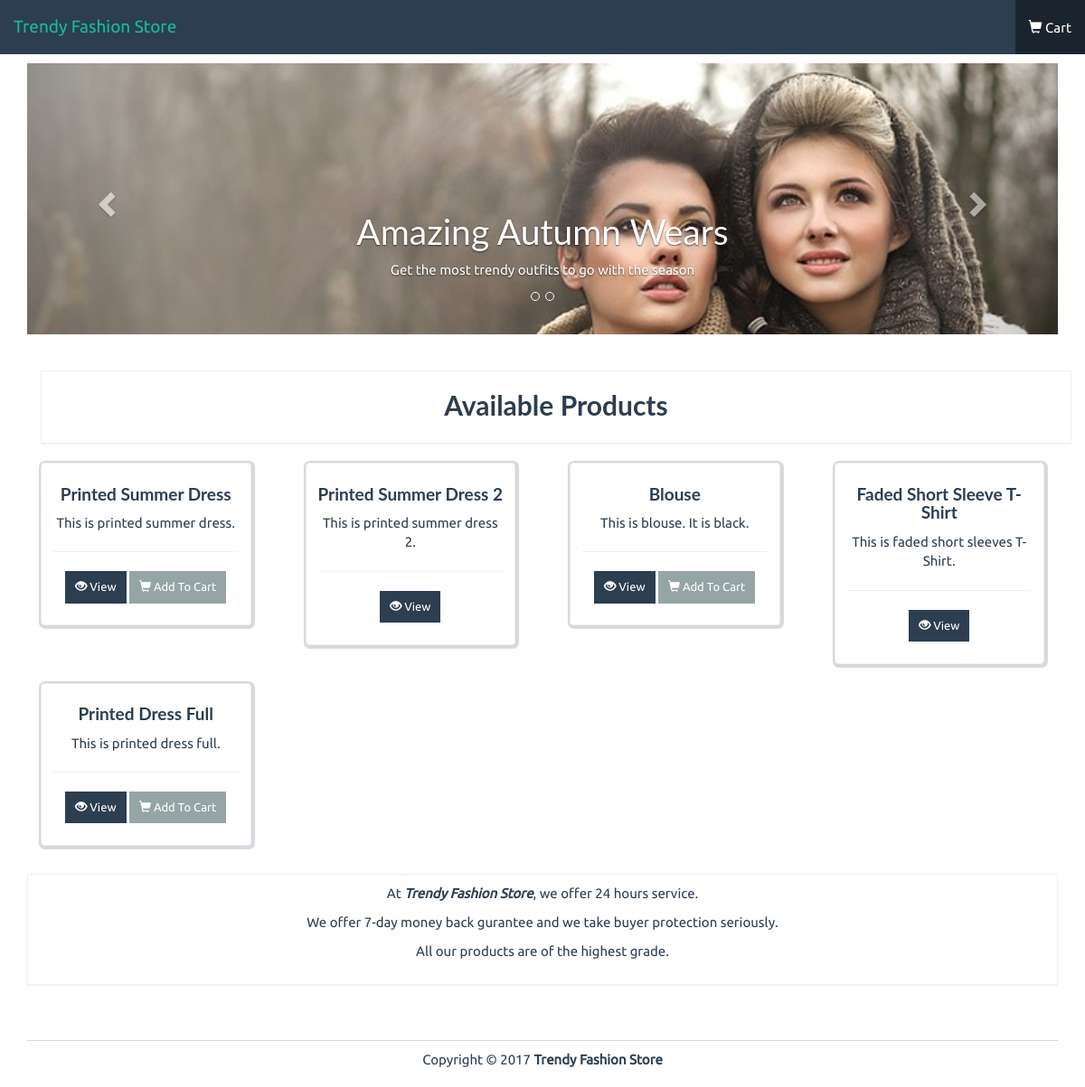
The app's page /, older data.
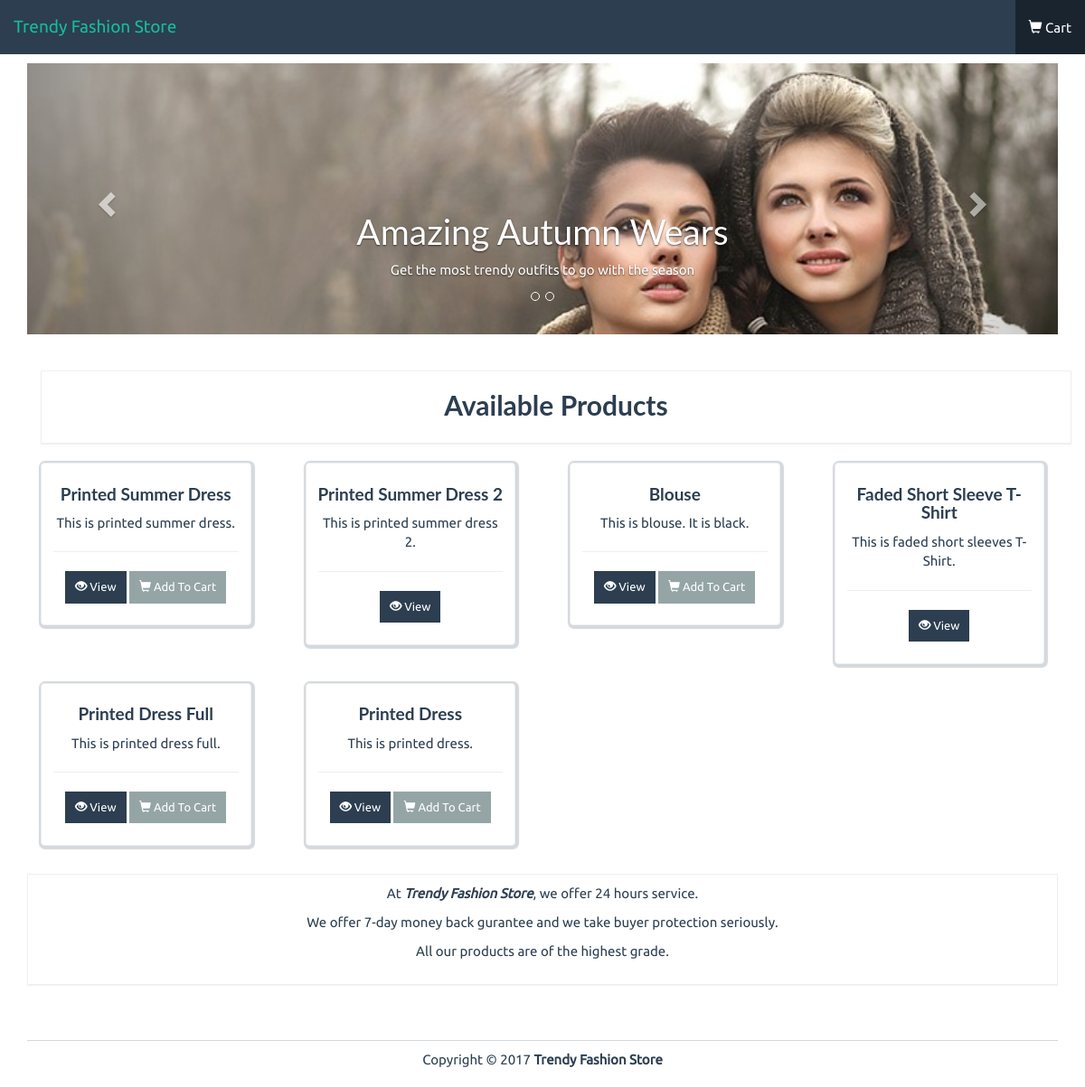
The same page, newer data.
### dao/model/models.py (models this page shows)
class Product(db.Model):
    id = db.Column(db.Integer, primary_key=True)
    name = db.Column(db.String(50), unique=True)
    price = db.Column(db.Integer)
    stock = db.Column(db.Integer)
    description = db.Column(db.String(500))
    image = db.Column(db.String(100))
    orders = db.relationship('OrderItem', backref='product', lazy=True)

### app.py (the view)
    @app.route('/')
    def index():
        products = db.session.query(Product).all()
        return render_template('index.html', products=products), 200

### app.py (called while the page is built)
def create_app(config: Config) -> Flask:
    app = Flask(__name__)
    app.config.from_object(config)
    app.app_context().push()
    @app.route('/')
    def index():
        products = db.session.query(Product).all()
        return render_template('index.html', products=products), 200
    api = Api(app=app, title='Store', doc='/docs')
    api.add_namespace(admin_ns)
    api.add_namespace(store_ns)
    db.init_app(app)
    Migrate(app, db)
    configure_uploads(app, photos)
    @app.context_processor
    def utility_processor():
        count = 0
        if session.get('cart'):
            for item in session['cart']:
                count += item['quantity']
        return dict(count=count)
    return app

### templates/index.html (shortened to what this page needs)
{% extends "base.html" %}
{% block body %}
<div class="row">
	<div class="col-lg-12">
		<div id="carousel-id" class="carousel slide" data-ride="carousel">
			<ol class="carousel-indicators">
				<li data-target="#carousel-id" data-slide-to="0" class=""></li>
				<li data-target="#carousel-id" data-slide-to="1" class=""></li>
			</ol>
			<div class="carousel-inner">
				<div class="item active" style="height: 300px;">
					<img alt="First slide" src="{{ url_for('static', filename='imgs/1.jpg') }}" style="width: 100%;">
					<div class="container">
						<div class="carousel-caption">
							<h1>Amazing Autumn Wears</h1>
							<p>
								Get the most trendy outfits to go with the season
							</p>
						</div>
					</div>
				</div>
			</div>
			<a class="left carousel-control" href="#carousel-id" data-slide="prev"><span class="glyphicon glyphicon-chevron-left"></span></a>
			<a class="right carousel-control" href="#carousel-id" data-slide="next"><span class="glyphicon glyphicon-chevron-right"></span></a>
		</div>
	</div>
</div>
<div class="container" style="margin-top: 40px !important;">
	<div class="row">
		<div class="col-lg-12">
			<div class="panel panel-default">
				<div class="panel-body">
					<h4 class="text-center pageTitle">Available Products</h4>
				</div>
			</div>
		</div>
	</div>
</div>
<div class="row">
	{% for product in products %}
	<div class="col-lg-3">
		<div class="col-xs-12 col-sm-12 col-md-12 col-lg-12">
			<div class="thumbnail">
				<div class="caption text-center">
					<h4 class="bold">{{ product.name }}</h4>
					<p>
						{{ product.description }}
					</p>
					<hr />
					<p>
						<a href="{{ url_for('store_product_item', pid=product.id) }}" class="btn btn-primary btn-sm">
							<i class="glyphicon glyphicon-eye-open"></i> View
						</a>
						{% if product.stock > 0 %}
						<a href="{{ url_for('store_quick_add', qid=product.id) }}" class="btn btn-default btn-sm">
							<i class="glyphicon glyphicon-shopping-cart"></i> Add To Cart
						</a>
						{% endif %}
					</p>
				</div>
			</div>
		</div>
	</div>
	{% endfor %}
</div>
<div class="row pad">
	<div class="col-lg-12">
		<div class="panel panel-default">
			<div class="panel-body text-center">
				<p>At <strong><em>Trendy Fashion Store</em></strong>, we offer 24 hours service.</p>
				<p>We offer 7-day money back gurantee and we take buyer protection seriously.</p>
				<p>All our products are of the highest grade.</p>
			</div>
		</div>
	</div>
</div>
{% endblock %}

### templates/base.html (shortened to what this page needs)
<!DOCTYPE html>
<html lang="en">
    <head>
        <link rel="stylesheet" href="{{ url_for('static', filename='bs/css/flatly.min.css') }}" />
        <link rel="stylesheet" href="{{ url_for('static', filename='css/styles.css') }}" />
    </head>
    <body>
        {% if admin %}
        <nav class="navbar navbar-default navbar-fixed-top" role="navigation">
            <div class="container-fluid">
                <div class="navbar-header">
                    <button type="button" class="navbar-toggle" data-toggle="collapse" data-target=".navbar-ex1-collapse">
                        <span class="sr-only">Toggle navigation</span>
                        <span class="icon-bar"></span>
                        <span class="icon-bar"></span>
                        <span class="icon-bar"></span>
                    </button>
                    <a class="navbar-brand" href="{{ url_for('index') }}">Trendy Fashion Store</a>
                </div>
                <div class="collapse navbar-collapse navbar-ex1-collapse">
                    <ul class="nav navbar-nav">
                        <li class="active">
                            <a href="{{ url_for('admin_admin') }}"><i class="glyphicon glyphicon-dashboard"></i> Admin Dashboard</a>
                        </li>
                        <li>
                            <a href="{{ url_for('admin_add') }}"><i class="glyphicon glyphicon-plus-sign"></i> Add Product</a>
                        </li>
                        <li>
                            <a href="{{ url_for('index') }}"><i class="glyphicon glyphicon-chevron-left"></i> Back To Front</a>
                        </li>
                    </ul>
                </div>
            </div>
        </nav>
        {% else %}
        <nav class="navbar navbar-default navbar-fixed-top" role="navigation">
            <div class="container-fluid">
                <div class="navbar-header">
                    <a class="navbar-brand" href="{{ url_for('index') }}">Trendy Fashion Store</a>
                </div>
                <div class="collapse navbar-collapse navbar-ex1-collapse">
                    <ul class="nav navbar-nav navbar-right">
                        <li class="active">
                            {% if count %}
                            <a href="{{ url_for('store_cart') }}">
                                <i class="glyphicon glyphicon-shopping-cart"></i> Cart {{ count }}
                            </a>
                            {% else %}
                            <a href="{{ url_for('store_cart') }}">
                                <i class="glyphicon glyphicon-shopping-cart"></i> Cart
                            </a>
                            {% endif %}
                        </li>
                    </ul>
                </div>
            </div>
        </nav>
        {% endif %}
        <div class="container" id="page">
            {% block body %}{% endblock %}
            <footer>
                <div class="row pad">
                    <div class="col-lg-12 text-center">
                        Copyright &copy; 2017 <strong>Trendy Fashion Store</strong>
                    </div>
                </div>
            </footer>
        </div>
    </body>
</html>

### static/css/styles.css (style rules this page uses)
body { font-family: Ubuntu, verdana, georgia, serif, sans-serif; }
a, a:hover, a:active, a:focus, a:visited { text-decoration: none; }
.bold { font-weight: bolder !important; }
div.panel, .btn, .navbar { border-radius: 0; }
footer { margin-top: 40px; margin-bottom: 20px; }
.pad { margin-top: 10px !important; }
div.panel-body { padding-top: 10px; }
.btn-primary { background-color: rgb(44, 62, 80); border-color: rgba(44, 62, 80, .5); }
body > nav { border-radius: 0 !important; }
#page { padding-top: 70px; }
.pageTitle { font-size: 30px; font-weight: bold; }
div.thumbnail { box-shadow: 1px 1px 1px 3px rgba(44, 62, 80, .2); }
footer { border-top: 1px solid rgba(44, 62, 80, .2); }

Row changes from the older to the newer data that the page shows:
added Product: name "Printed Dress", description "This is printed dress."
